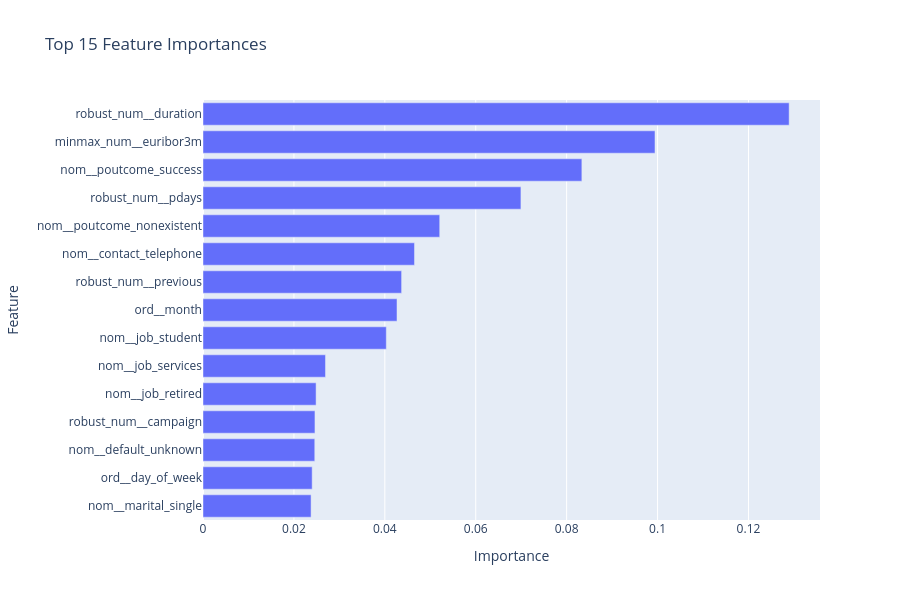

Notebook code cell kept with this figure:
### Code cell
# Plotly bar chart (Top 15)
fig = px.bar(
    feature_importance_df.head(15),
    x="Importance",
    y="Feature",
    orientation="h",
    title="Top 15 Feature Importances",
)

fig.update_layout(
    yaxis=dict(autorange="reversed"),
    height=600
)

fig.show()

### Figure 1 — Plotly figure (JSON) as saved in the notebook; plotly's stock layout.template omitted (floating-point values rounded to 4 significant figures)
{"data": [{"hovertemplate": "Importance=%{x}<br>Feature=%{y}<extra></extra>", "legendgroup": "", "marker": {"color": "#636efa", "pattern": {"shape": ""}}, "name": "", "orientation": "h", "showlegend": false, "textposition": "auto", "type": "bar", "x": [0.1289, 0.09943, 0.08335, 0.06994, 0.05207, 0.04652, 0.04369, 0.04268, 0.04033, 0.02694, 0.02488, 0.02463, 0.02459, 0.02402, 0.02378], "xaxis": "x", "y": ["robust_num__duration", "minmax_num__euribor3m", "nom__poutcome_success", "robust_num__pdays", "nom__poutcome_nonexistent", "nom__contact_telephone", "robust_num__previous", "ord__month", "nom__job_student", "nom__job_services", "nom__job_retired", "robust_num__campaign", "nom__default_unknown", "ord__day_of_week", "nom__marital_single"], "yaxis": "y"}], "layout": {"barmode": "relative", "height": 600, "legend": {"tracegroupgap": 0}, "title": {"text": "Top 15 Feature Importances"}, "xaxis": {"anchor": "y", "domain": [0, 1], "title": {"text": "Importance"}}, "yaxis": {"anchor": "x", "autorange": "reversed", "domain": [0, 1], "title": {"text": "Feature"}}}}
